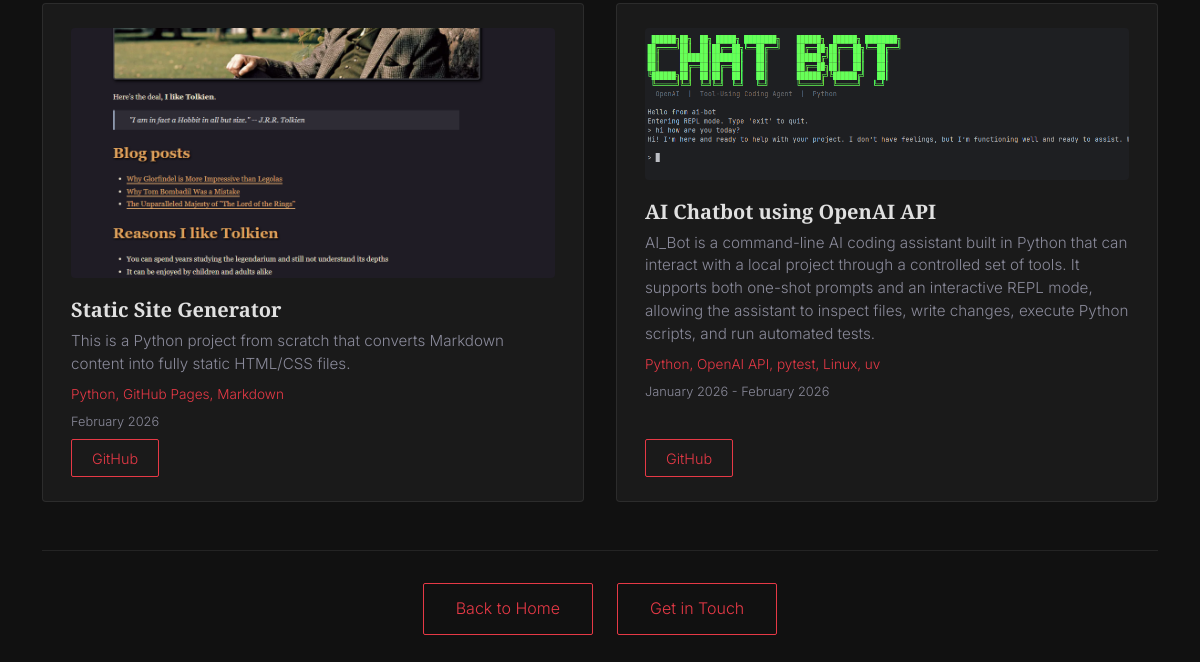
Before: /projects (lower part) with the older database file.
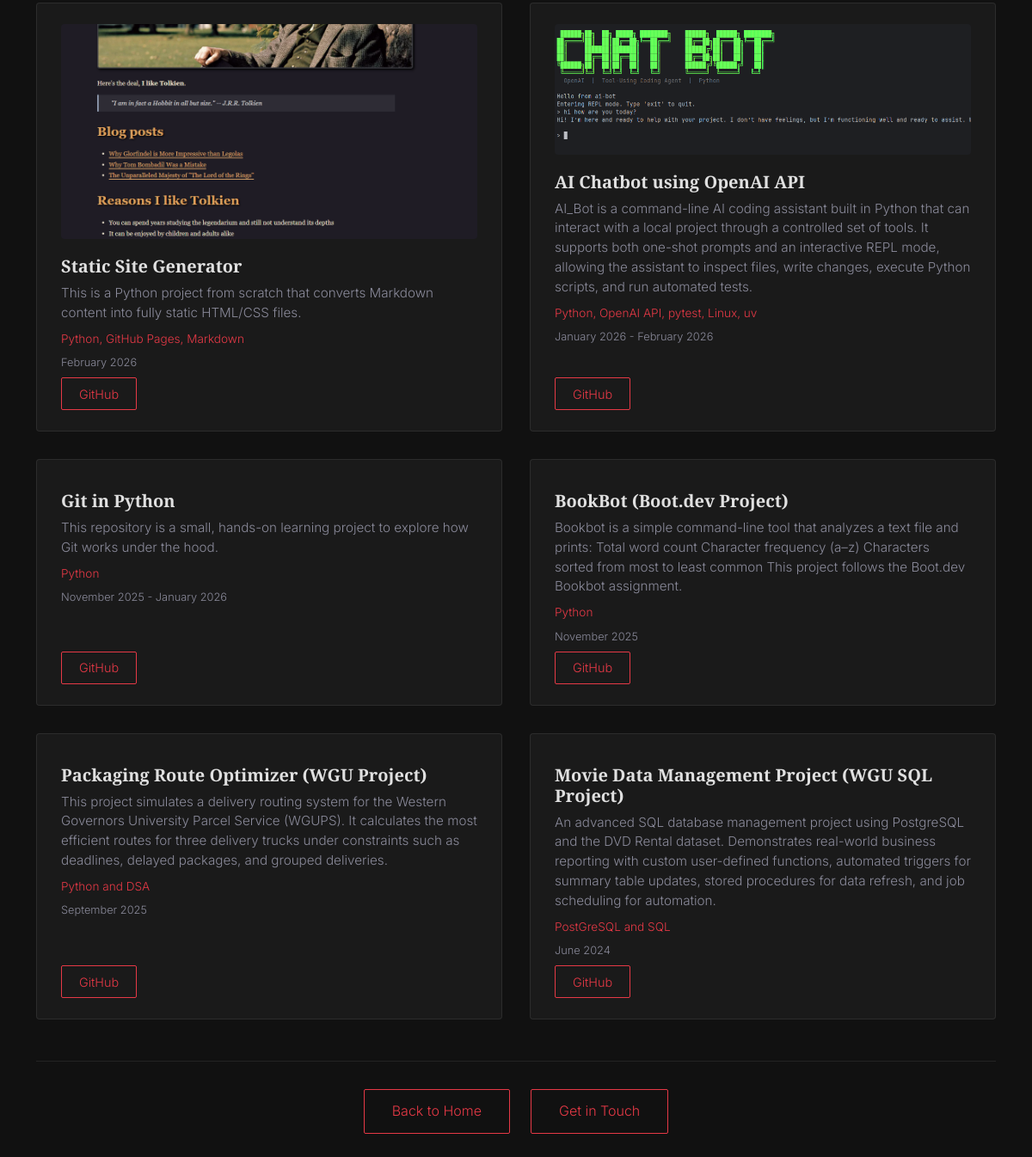
After: the same page with the newer database file.
### models/project.py (models this page shows)
class Project(Base):
    __tablename__ = "projects"
    id = Column(Integer, primary_key=True)
    title = Column(String(200), nullable=False)
    description = Column(Text, nullable=False)
    tech_stack = Column(Text, nullable=False)
    github_link = Column(String(200), nullable=False)
    image_url = Column(String(200))
    duration = Column(String(100), nullable=False)
    display_order = Column(Integer, nullable=False)  # New field for display order

### routers/pages.py (the view)
@router.get("/projects")
async def projects(request: Request, db: Session = Depends(get_db)):
    projects = db.query(Project).order_by(Project.display_order).all()
    return templates.TemplateResponse("projects.html", {"request": request, "projects": projects, "active_page": "projects"})

### templates/projects.html (shortened to what this page needs)
{% extends "base.html" %}
{% block content %}
<section class="page-section">
    <div class="container">
        <div class="projects-grid">
            {% for project in projects %}
            <div class="project-card">
                {% if project.image_url %}
                <a href="{{ project.image_url }}" target="_blank" rel="noopener noreferrer">
                    <img src="{{ project.image_url }}" alt="{{ project.title }}" class="project-image">
                </a>
                {% endif %}
                <h3>{{ project.title }}</h3>
                <p>{{ project.description }}</p>
                <p class="tech-stack">{{ project.tech_stack }}</p>
                <p class="project-duration">{{ project.duration }}</p>
                <a href="{{ project.github_link }}" target="_blank" rel="noopener noreferrer" class="btn-outline-accent">GitHub</a>
            </div>
            {% endfor %}
        </div>
        <div class="page-nav">
            <a href="/" class="btn-outline-accent">Back to Home</a>
            <a href="/contact" class="btn-outline-accent">Get in Touch</a>
        </div>
    </div>
</section>
{% endblock %}

Changed rows visible on the page:
added Project: title "Git in Python", description "This repository is a small, hands-on learning project to explore how Git works under the hood.", tech_stack "Python", duration "November 2025 - January 2026"
added Project: title "BookBot (Boot.dev Project)", description "Bookbot is a simple command-line tool that analyzes a text file and prints: Total word count Character frequency (a–z) Characters sorted from most to least common This project follows the Boot.dev Bookbot assignment.", tech_stack "Python", duration "November 2025"
added Project: title "Packaging Route Optimizer (WGU Project)", description "This project simulates a delivery routing system for the Western Governors University Parcel Service (WGUPS). It calculates the most efficient routes for three delivery trucks under constraints such as deadlines, delayed packages, and grouped deliveries.", tech_stack "Python and DSA", duration "September 2025"
added Project: title "Movie Data Management Project (WGU SQL Project)", description "An advanced SQL database management project using PostgreSQL and the DVD Rental dataset. Demonstrates real-world business reporting with custom user-defined functions, automated triggers for summary table updates, stored procedures for data refresh, and job scheduling for automation.", tech_stack "PostGreSQL and SQL", duration "June 2024"
